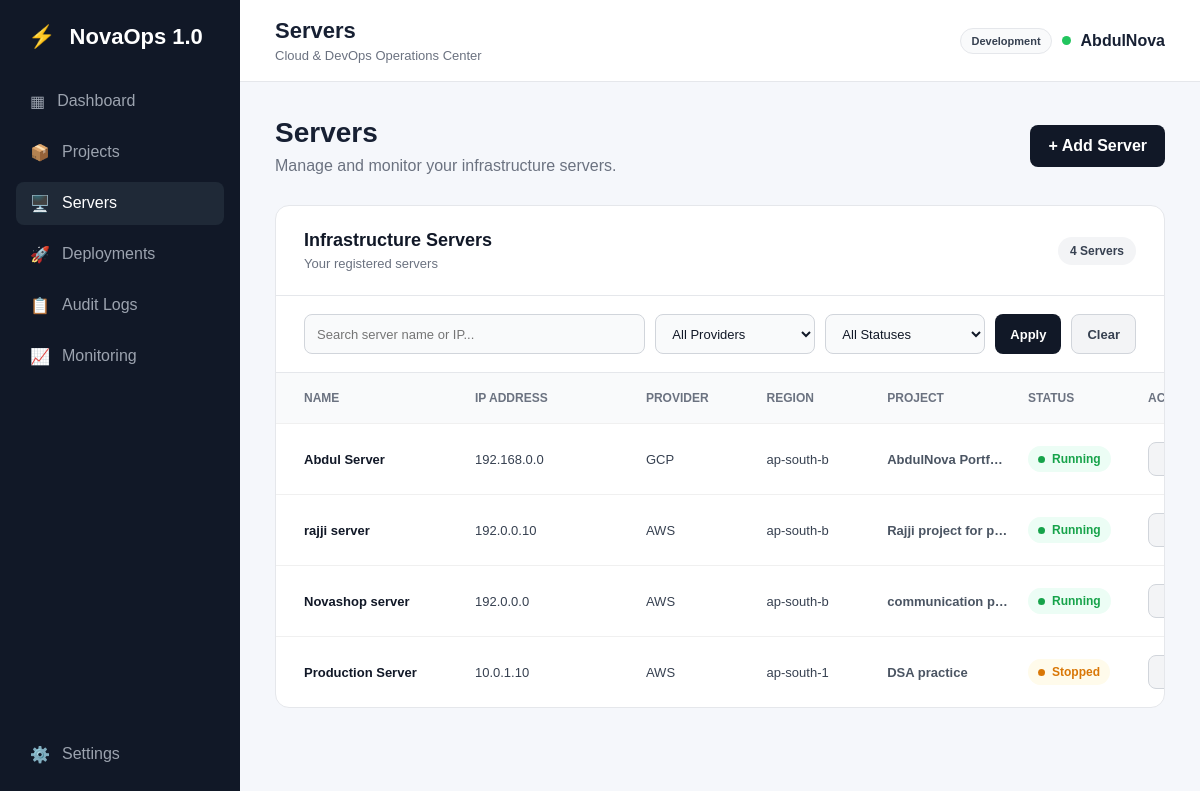
The page /servers on the database as committed earlier.
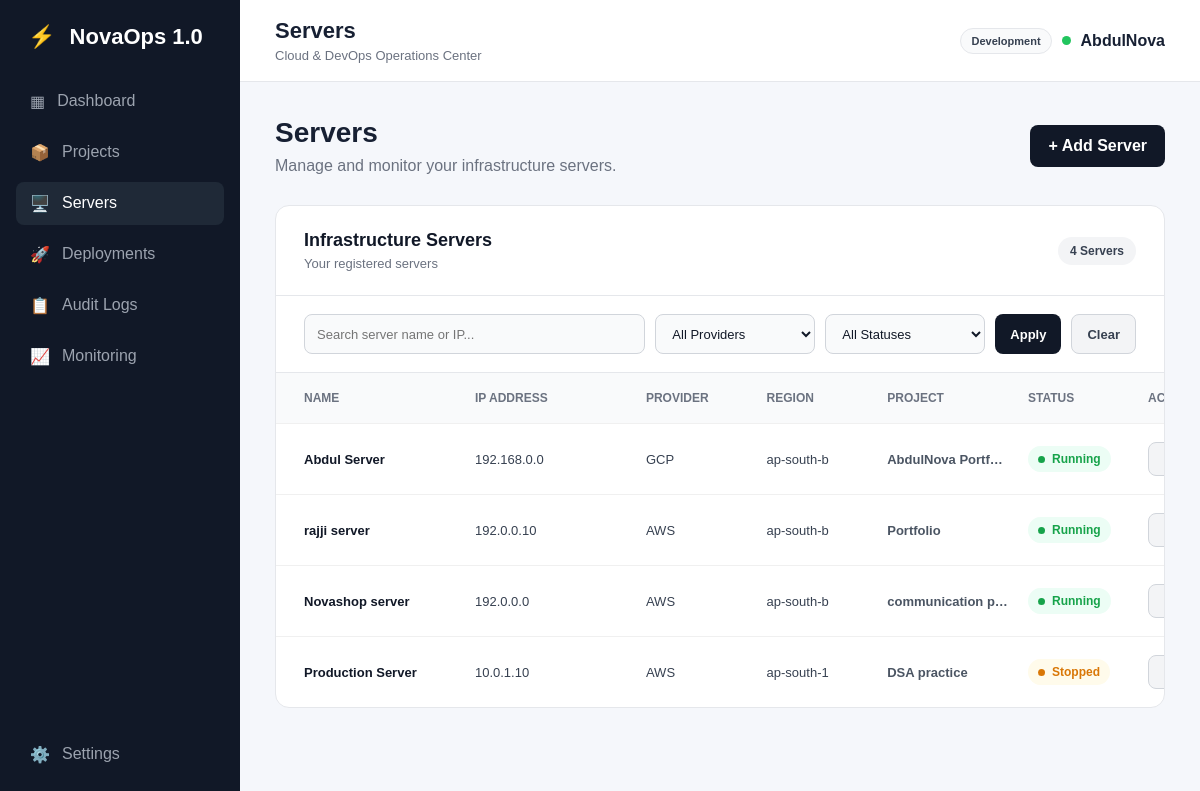
The same page on the database as committed later.
### app.py (models this page shows)
class Server(db.Model):
    id = db.Column(
        db.Integer,
        primary_key=True
    )
    name = db.Column(
        db.String(100),
        nullable=False
    )
    ip_address = db.Column(
        db.String(50),
        nullable=False
    )
    provider = db.Column(
        db.String(50),
        nullable=False
    )
    region = db.Column(
        db.String(50),
        nullable=False
    )
    status = db.Column(
        db.String(50),
        nullable=False
    )
    project_id = db.Column(
        db.Integer,
        db.ForeignKey("project.id"),
        nullable=True
    )

class Project(db.Model):
    id = db.Column(
        db.Integer,
        primary_key=True
    )
    name = db.Column(
        db.String(100),
        nullable=False
    )
    description = db.Column(
        db.Text,
        nullable=False
    )
    status = db.Column(
        db.String(50),
        nullable=False
    )
    servers = db.relationship(
        "Server",
        backref="project",
        lazy=True
    )

### app.py (the view, shortened to what this page needs)
@app.route("/servers")
def servers():
    search = request.args.get(
        "search",
        ""
    ).strip()
    provider = request.args.get(
        "provider",
        ""
    ).strip()
    status = request.args.get(
        "status",
        ""
    ).strip()
    query = Server.query
    if provider:
        query = query.filter(
            Server.provider == provider
        )
    if status:
        query = query.filter(
            Server.status == status
        )
    servers = query.order_by(
        Server.id.desc()
    ).all()
    return render_template(
        "servers.html",
        servers=servers,
        search=search,
        provider=provider,
        status=status
    )

### app.py (called while the page is built)
@app.context_processor
def inject_app_settings():
    stored_settings = {
        setting.key: setting.value
        for setting in AppSetting.query.all()
    }
    try:
        refresh_seconds = int(
            stored_settings.get("monitoring_refresh_seconds", "0")
        )
    except ValueError:
        refresh_seconds = 0
    return {
        "app_name": stored_settings.get("app_name", "NovaOps 1.0"),
        "environment_label": stored_settings.get(
            "environment_label", "Development"
        ),
        "monitoring_refresh_seconds": refresh_seconds
    }

### templates/servers.html (shortened to what this page needs)
{% extends "base.html" %}
{% block page_title %}
Servers
{% endblock %}
{% block content %}
<div class="welcome">
    <div>
        <h1>Servers</h1>
        <p>Manage and monitor your infrastructure servers.</p>
    </div>
    <a href="{{ url_for('new_server') }}" class="primary-btn">
        + Add Server
    </a>
</div>
<div class="server-card">
    <div class="server-card-header">
        <div>
            <h2>Infrastructure Servers</h2>
            <p>Your registered servers</p>
        </div>
        <span class="server-count">
            {{ servers|length }} Servers
        </span>
    </div>
    <div class="server-filters">
        <form method="GET" action="{{ url_for('servers') }}">
            <div class="filter-search">
                <input type="text" name="search" value="{{ search }}" placeholder="Search server name or IP..."
                    aria-label="Search servers by name or IP address">
            </div>
            <div class="filter-select">
                <select name="provider" aria-label="Filter by provider">
                    <option value="" {% if not provider %}selected{% endif %}>
                        All Providers
                    </option>
                </select>
            </div>
            <div class="filter-select">
                <select name="status" aria-label="Filter by server status">
                    <option value="" {% if not status %}selected{% endif %}>
                        All Statuses
                    </option>
                </select>
            </div>
            <button type="submit" class="filter-btn">
                Apply
            </button>
            <a href="{{ url_for('servers') }}" class="clear-filter-btn">
                Clear
            </a>
        </form>
    </div>
    <div class="server-table">
        <div class="server-table-header">
            <span>Name</span>
            <span>IP Address</span>
            <span>Provider</span>
            <span>Region</span>
            <span>Project</span>
            <span>Status</span>
            <span>Actions</span>
        </div>
        {% for server in servers %}
        <div class="server-row">
            <span class="server-name">
                {{ server.name }}
            </span>
            <span>
                {{ server.ip_address or "N/A" }}
            </span>
            <span>
                {{ server.provider or "N/A" }}
            </span>
            <span>
                {{ server.region or "N/A" }}
            </span>
            <span class="server-project">
                {% if server.project %}
                {{ server.project.name }}
                {% else %}
                Unassigned
                {% endif %}
            </span>
            <span class="server-status
                    {% if server.status == 'Running' %}
                        status-running
                    {% elif server.status == 'Stopped' %}
                        status-stopped
                    {% elif server.status == 'Failed' %}
                        status-failed
                    {% endif %}
                ">
                <span class="status-indicator"></span>
                {{ server.status or "Unknown" }}
            </span>
            <div class="server-actions">
                <a href="{{ url_for('edit_server', server_id=server.id) }}" class="secondary-btn">
                </a>
            </div>
        </div>
        {% endfor %}
    </div>
</div>
{% endblock %}

Rows that differ between the two databases and show on the page:
changed through a linked row, Server "rajji server": project.name "Rajji project for p…" → "Portfolio"
